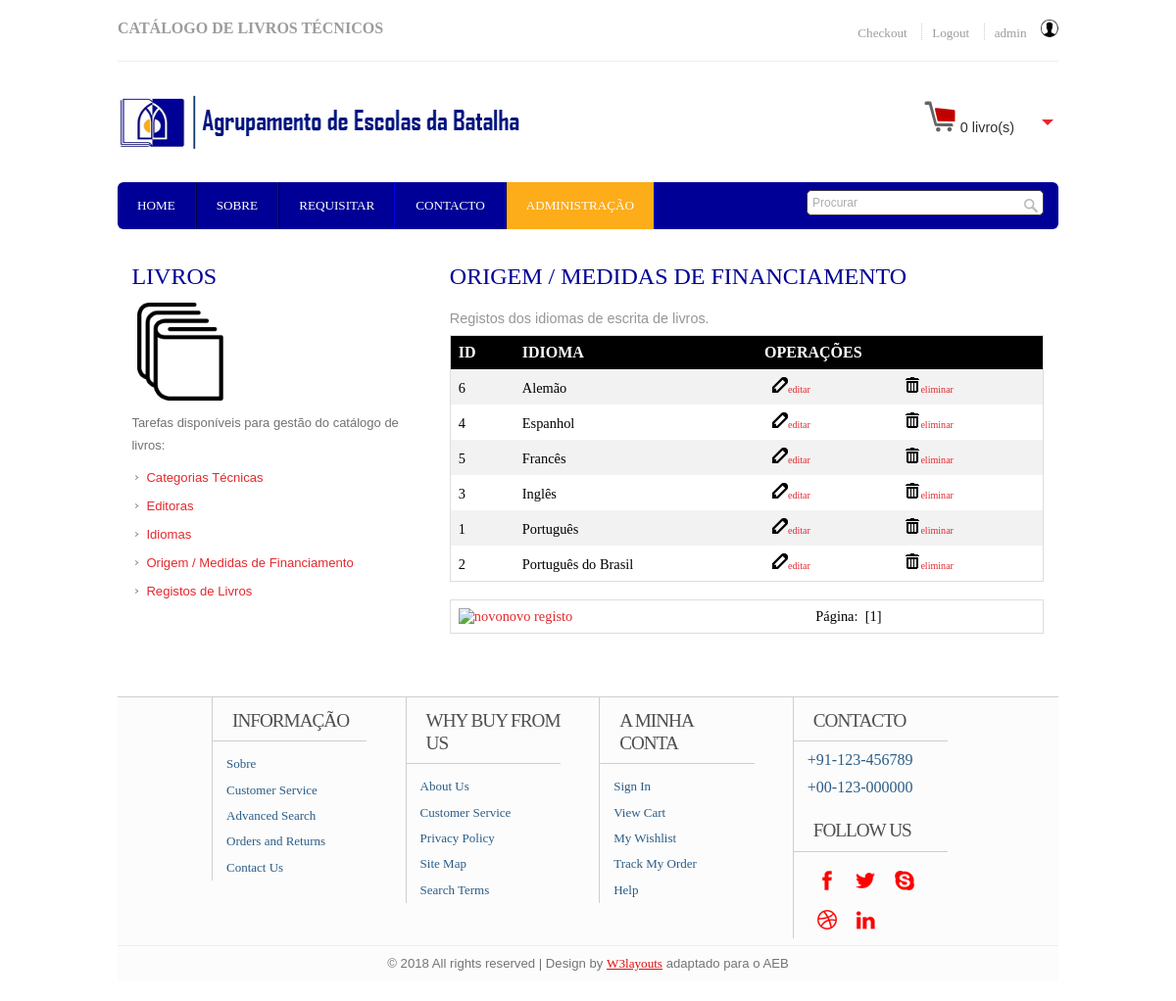
Screenshot of /adminpagelanguages.php (signed in) with the database file from the repository.
### tables this page shows
CREATE TABLE IF NOT EXISTS `idiomas` (
`idIdioma` int(4) NOT NULL,
  `Idioma` varchar(50) NOT NULL
);

### adminpagelanguages.php (the view, shortened to what this page needs)
<!DOCTYPE HTML>
<head>
<link href="css/style.css" rel="stylesheet" type="text/css" media="all"/>
<link href="css/slider.css" rel="stylesheet" type="text/css" media="all"/>
</head>
<body>
  <div class="wrap">
	<div class="header">
		<div class="headertop_desc">
			<div class="call">
				 <h3>CATÁLOGO DE LIVROS TÉCNICOS</h3>
			</div>
			<div class="account_desc">
				<ul>
				<?php
					if (!isset($_SESSION['UserID'])) {
						session_destroy();
				?>
						<li><a href='registar.php'>Registar</a></li>
						<li><a href='login.php'>Login</a></li>
				<?php
					}
					 else {
						?>
						<li><a href='#'>Checkout</a></li>
						<li><a href='logout.php'>Logout</a></li>
						<li><div class='dropdownmenu'>
							<span><a href='#'><?php echo $_SESSION['UserLogin']?></a>&nbsp;<img src='images/user18.png'></span>
						</div></li>
					<?php
					}
				?>
				</ul>
			</div>
		</div>
		<div class="header_top">
			<div class="logo">
				<a href="index.php"><img src="images/aeblogo.png" alt="Agrupamento de Escolas da Batalha" /></a>
			</div>
			  <div class="cart">
			  	   <p><span><img src="images/cart32.png" alt="Carrinho"></span><div id="dd" class="wrapper-dropdown-2"> 0 livro(s)
					</div></p>
			  </div>
  </div>
	<div class="header_bottom">
	     	<div class="menu">
	     		<ul>
			    	<li><a href="index.php">Home</a></li>
			    	<li><a href="about.html">Sobre</a></li>
			    	<li><a href="delivery.html">Requisitar</a></li>
			    	<li><a href="contacto.php">Contacto</a></li>
					<?php
						if (isset($_SESSION['UserNivel'])) {
							if ($_SESSION['UserNivel']>2) {
								echo "<li class='active'><a href='adminpages.php'>Administração</a></li>";
							}
						}
					?>
     			</ul>
	     	</div>
	     	<div class="search_box">
	     		<form>
	     			<input type="text" value="Procurar" onfocus="this.value = '';" onblur="if (this.value == '') {this.value = 'Search';}"><input type="submit" value="">
	     		</form>
	     	</div>
	     </div>
   </div>
<div class="main">
    <div class="content">
    	<div class="section group">
			<div class="col span_1_of_3">
				<h3>LIVROS</h3>
				<img src="images/books2.png" alt="">
				<p>Tarefas disponíveis para gestão do catálogo de livros:</p>
				<div class="list">
					<ul>
						<li><a href="adminpagecategories.php">Categorias Técnicas</a></li>
						<li><a href="adminpageeditors.php">Editoras</a></li>
						<li><a href="adminpagelanguages.php">Idiomas</a></li>
						<li><a href="adminpagefinance.php">Origem / Medidas de Financiamento</a></li>
						<li><a href="adminpagebooks.php">Registos de Livros</a></li>
					</ul>
				</div>
			</div>
			<div class="col span_2_of_3">
				<h2>Origem / Medidas de Financiamento</h2>
				<div class="gridtable">
					<p>Registos dos idiomas de escrita de livros.</p>
					<table><tr><th>id</th><th>Idioma</th><th colspan="2">operações</th></tr>
<?php
	$registosPagina = 10;
	$primeiroReg = ($_GET['pagina'] * $registosPagina) - $registosPagina;
	$servidor="localhost";
	$utilizador="root";
	$password="root";
	$basedados="aeblivros";
	$campo1="idIdioma";
	$campo2="Idioma";
	$ligacao = mysqli_connect($servidor,$utilizador,$password,$basedados) or die ("<html><script language='JavaScript'>alert('Unable to connect to database! Please try again later.'),history.go(-1)</script></html>");
	mysqli_select_db($ligacao, $basedados);
	mysqli_set_charset($ligacao, "utf8");
	$consulta = "SELECT idIdioma, Idioma FROM idiomas ORDER BY 2 ASC LIMIT $primeiroReg, $registosPagina";
	$resultado = mysqli_query($ligacao, $consulta);
	if(!empty(mysqli_num_rows($resultado))){
		while($linha = mysqli_fetch_array($resultado)){
			$id = $linha["$campo1"];
			$nome = $linha["$campo2"];
			echo "<tr><td>" .$id. "</td><td>".$nome."</td><td><span><a href='adminpagelanguagesrec.php?id=".$id."&mode=edit'><img src='images/edit.png' alt='editar'>editar</a></span></td>";
			echo "<td><span><a href='adminpagelanguagesrec.php?id=".$id."&mode=delete'><img src='images/trash.png' alt='eliminar'>eliminar</span></td></tr>";
		}
		echo "</table><br>";
		echo "<table><tr><td align='center'>";
		echo "<a href='adminpagelanguagesnew.php'><img src='images/add.png' alt='novo'>novo registo</a></td>";
		echo "<td>Página:&nbsp;";
		$sqlTodosReg = mysqli_query($ligacao, "SELECT * FROM idiomas ORDER BY Idioma ASC");
		$totalRegistos = mysqli_num_rows($sqlTodosReg);
		$totalPaginas = ceil($totalRegistos / $registosPagina);
		$totalPaginas++;
		$pagina = $_GET['pagina'];
		for ($pag=1; $pag<$totalPaginas; $pag++) {
			if ($pagina == $pag) {
				echo "&nbsp;[$pag]&nbsp;";
			}
			else {
				$paginaSeguinte = $pag;
				echo "&nbsp;<a href=?pagina=$paginaSeguinte>$pag</a>&nbsp;";
			}
		}
		echo "</td></tr></table>";
	}
	else {
			echo "<tr><td colspan='4'>Não existem registos.</td></tr></table>";
			echo "</table><br>";
			echo "<table><tr><td align='center'>";
			echo "<a href='adminpagelanguagesnew.php'><img src='images/add.png' alt='novo'>novo registo</a></td>";
			echo "</td></tr></table>";
	}
?>
				</div>
			</div>
    </div>
</div>
</div>
   <div class="footer">
   	  <div class="wrap">
	     <div class="section group">
				<div class="col_1_of_4 span_1_of_4">
						<h4>Informação</h4>
						<ul>
						<li><a href="about.html">Sobre</a></li>
						<li><a href="contact.html">Customer Service</a></li>
						<li><a href="#">Advanced Search</a></li>
						<li><a href="delivery.html">Orders and Returns</a></li>
						<li><a href="contacto.html">Contact Us</a></li>
						</ul>
					</div>
				<div class="col_1_of_4 span_1_of_4">
					<h4>Why buy from us</h4>
						<ul>
						<li><a href="about.html">About Us</a></li>
						<li><a href="contact.html">Customer Service</a></li>
						<li><a href="#">Privacy Policy</a></li>
						<li><a href="contact.html">Site Map</a></li>
						<li><a href="#">Search Terms</a></li>
						</ul>
				</div>
				<div class="col_1_of_4 span_1_of_4">
					<h4>A minha conta</h4>
						<ul>
							<li><a href="contact.html">Sign In</a></li>
							<li><a href="index.html">View Cart</a></li>
							<li><a href="#">My Wishlist</a></li>
							<li><a href="#">Track My Order</a></li>
							<li><a href="contact.html">Help</a></li>
						</ul>
				</div>
				<div class="col_1_of_4 span_1_of_4">
					<h4>Contacto</h4>
						<ul>
							<li><span>+91-123-456789</span></li>
							<li><span>+00-123-000000</span></li>
						</ul>
						<div class="social-icons">
							<h4>Follow Us</h4>
					   		  <ul>
							      <li><a href="#" target="_blank"><img src="images/facebook.png" alt="" /></a></li>
							      <li><a href="#" target="_blank"><img src="images/twitter.png" alt="" /></a></li>
							      <li><a href="#" target="_blank"><img src="images/skype.png" alt="" /> </a></li>
							      <li><a href="#" target="_blank"> <img src="images/dribbble.png" alt="" /></a></li>
							      <li><a href="#" target="_blank"> <img src="images/linkedin.png" alt="" /></a></li>
						     </ul>
   	 					</div>
				</div>
			</div>
        </div>
        <div class="copy_right">
				<p>&copy; 2018 All rights reserved | Design by <a href="http://w3layouts.com/">W3layouts</a> adaptado para o AEB</p>
		   </div>
    </div>
</body>
</html>

### rows the page displays
idiomas: idIdioma "6", Idioma "Alemão"
idiomas: idIdioma "4", Idioma "Espanhol"
idiomas: idIdioma "5", Idioma "Francês"
idiomas: idIdioma "3", Idioma "Inglês"
idiomas: idIdioma "1", Idioma "Português"
idiomas: idIdioma "2", Idioma "Português do Brasil"

### other values shown
$_SESSION['UserLogin'] "admin"
